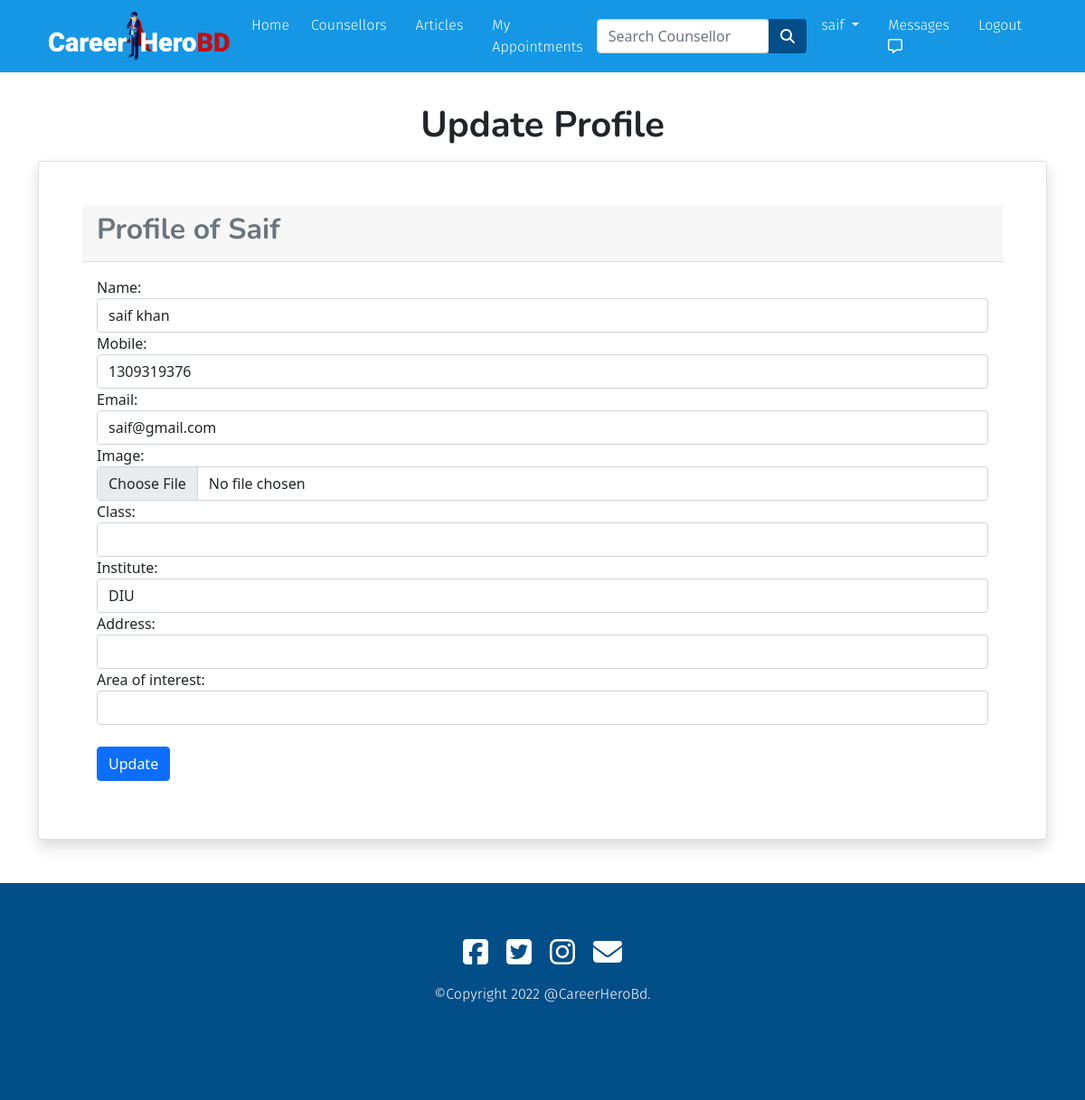
Before: /student_form/3/ (signed in) with the older database file.
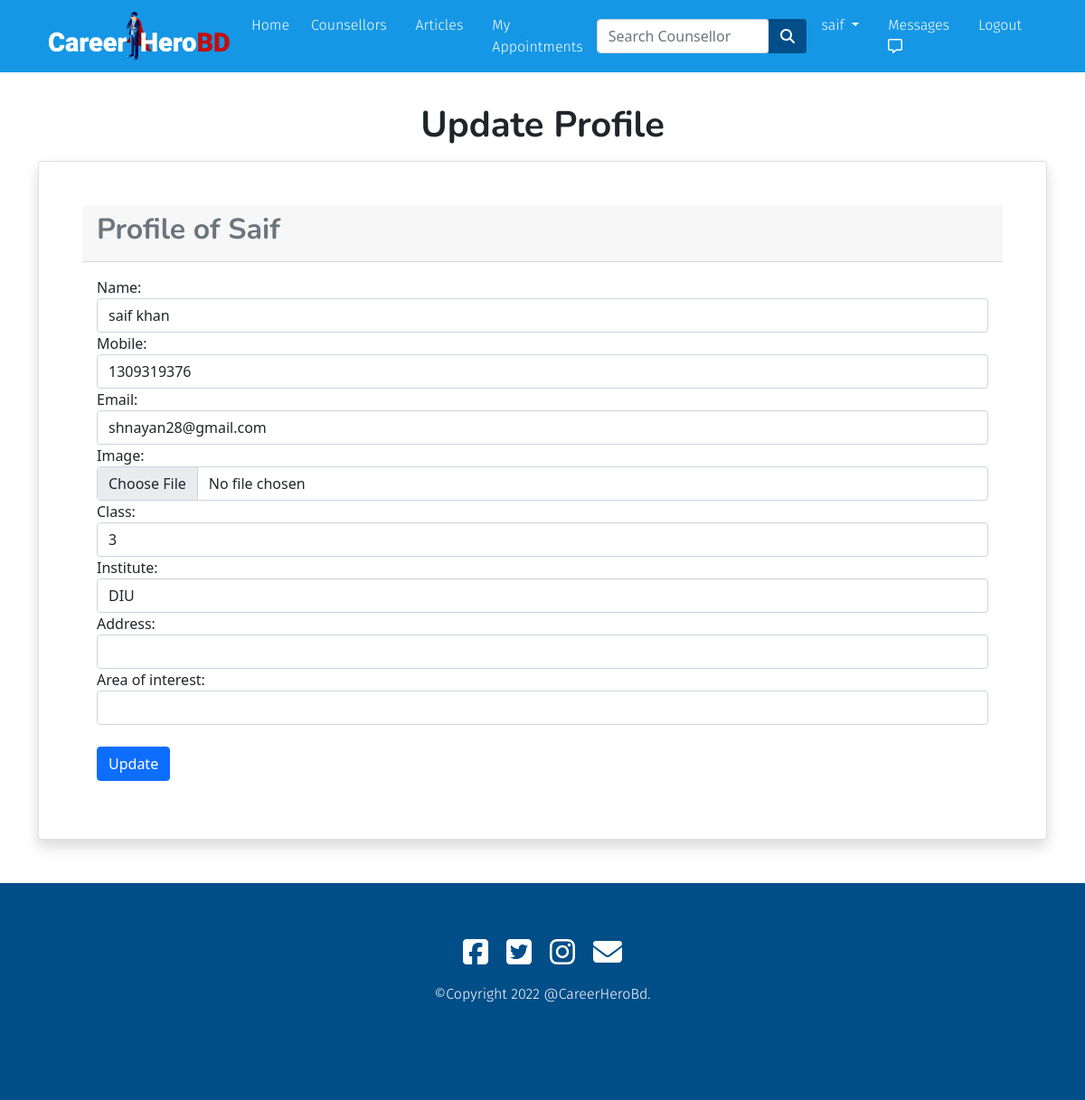
After: the same page with the newer database file.
### app/models.py (models this page shows, shortened)
class Student(models.Model):
  user = models.ForeignKey(settings.AUTH_USER_MODEL,on_delete=models.CASCADE)
  name = models.CharField(max_length=30,blank=True,null=True)
  email = models.EmailField(max_length=40,blank=True,null=True)
  mobile = models.IntegerField(blank=True,null=True)
  image = models.ImageField(upload_to='images/',null=True,blank=True)
  cls = models.CharField(max_length=30,blank=True,null=True)
  institute = models.CharField(max_length=300,blank=True,null=True)
  address = models.CharField(max_length=100,blank=True,null=True)
  area_of_interest = models.CharField(max_length=100,blank=True,null=True)

### app/views.py (the view)
# urls.py: path('student_form/<int:pk>/',views.StudentUpdateView.as_view(),name="student_form"),
class StudentUpdateView(LoginRequiredMixin, UpdateView):
  model = Student
  form_class = StudentUpdateForm
  template_name = 'app/updateForm.html'
  login_url = 'login'
  def dispatch(self, request, *args, **kwargs):
    obj = self.get_object()
    if obj.user != self.request.user:
      raise PermissionDenied
    return super().dispatch(request, *args, **kwargs)

### app/form.py
class StudentUpdateForm(forms.ModelForm):
  class Meta:
    model = Student
    fields = ('name', 'mobile', 'email', 'image','cls','institute','address','area_of_interest' )
    labels = {'cls':'Class'}

### app/templates/app/updateForm.html (shortened to what this page needs)
{% extends 'app/base.html' %}
{% load static %}
{% load widget_tweaks %}
{% block main-content %}
<section>
  <div class="container my-5" style="padding-top: 50px ;">
    <h1 class="text-center my-3">Update Profile</h1>
    <div class="row">
      <div class="col-md-12 mx-auto">
        <div class="card shadow p-5">
          <div class="card-header text-black text-muted">
            <h2>Profile of {{request.user.username|capfirst}}</h2>
          </div>
          <div class="card-body">
            <form action="" method="POST" novalidate enctype="multipart/form-data">
              {% for field in form.visible_fields %}
              <div class="form-group">
                {{ field.label_tag }}
                {% render_field field class="form-control" %}
                {% endfor %}
                <br>
                <input type="submit" value="Update" class="btn btn-primary">
                <br>
              </div>
            </form>
          </div>
        </div>
      </div>
    </div>
  </div>
</section>
{% endblock main-content %}

Changed rows visible on the page:
changed Student "saif khan": email "saif@gmail.com" → "shnayan28@gmail.com"; cls (not shown) → "3"
